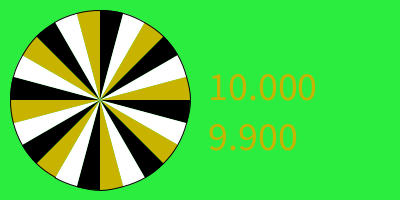
Frame 1 (no input)
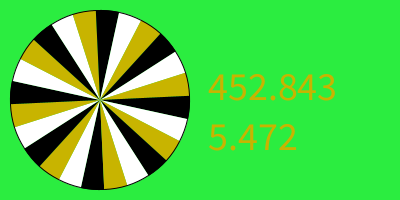
Frame 60 (the mouse pressed at the canvas centre just before this capture)
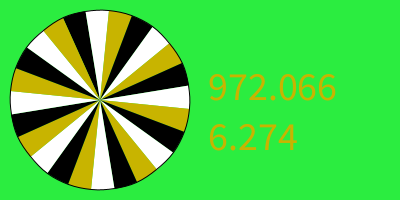
Frame 120 (the mouse held since frame 60 and released just before this capture)

The Processing sketch that drew these frames (run headless with seeded random() and noise(); from frame 60 on, the mouse is pressed at the canvas centre):

// Processing sketch: week16_7
// ── week16_7.pde
void setup(){
   size(400,200);
   fill(255,0,0);
   textSize(40);
}
float shift=0, v=10;
void mousePressed(){
   v=random(10)+5;
}
void draw(){
   background(43,237,64);
   for(int i=0; i<24; i++){
      if(i%3==0) fill(0);
      if(i%3==1) fill(255);
      if(i%3==2) fill(200,180,0);
       float start = radians(0+shift+i*360/24);
       float stop = radians(360/24+shift+i*360/24);
       arc(100,100,180,180,start,stop);
   }
   if(v>0.1){
   shift+=v;
   v=v*0.99;
 }
   text(shift,200,100);
   text(v,200,150);
}
